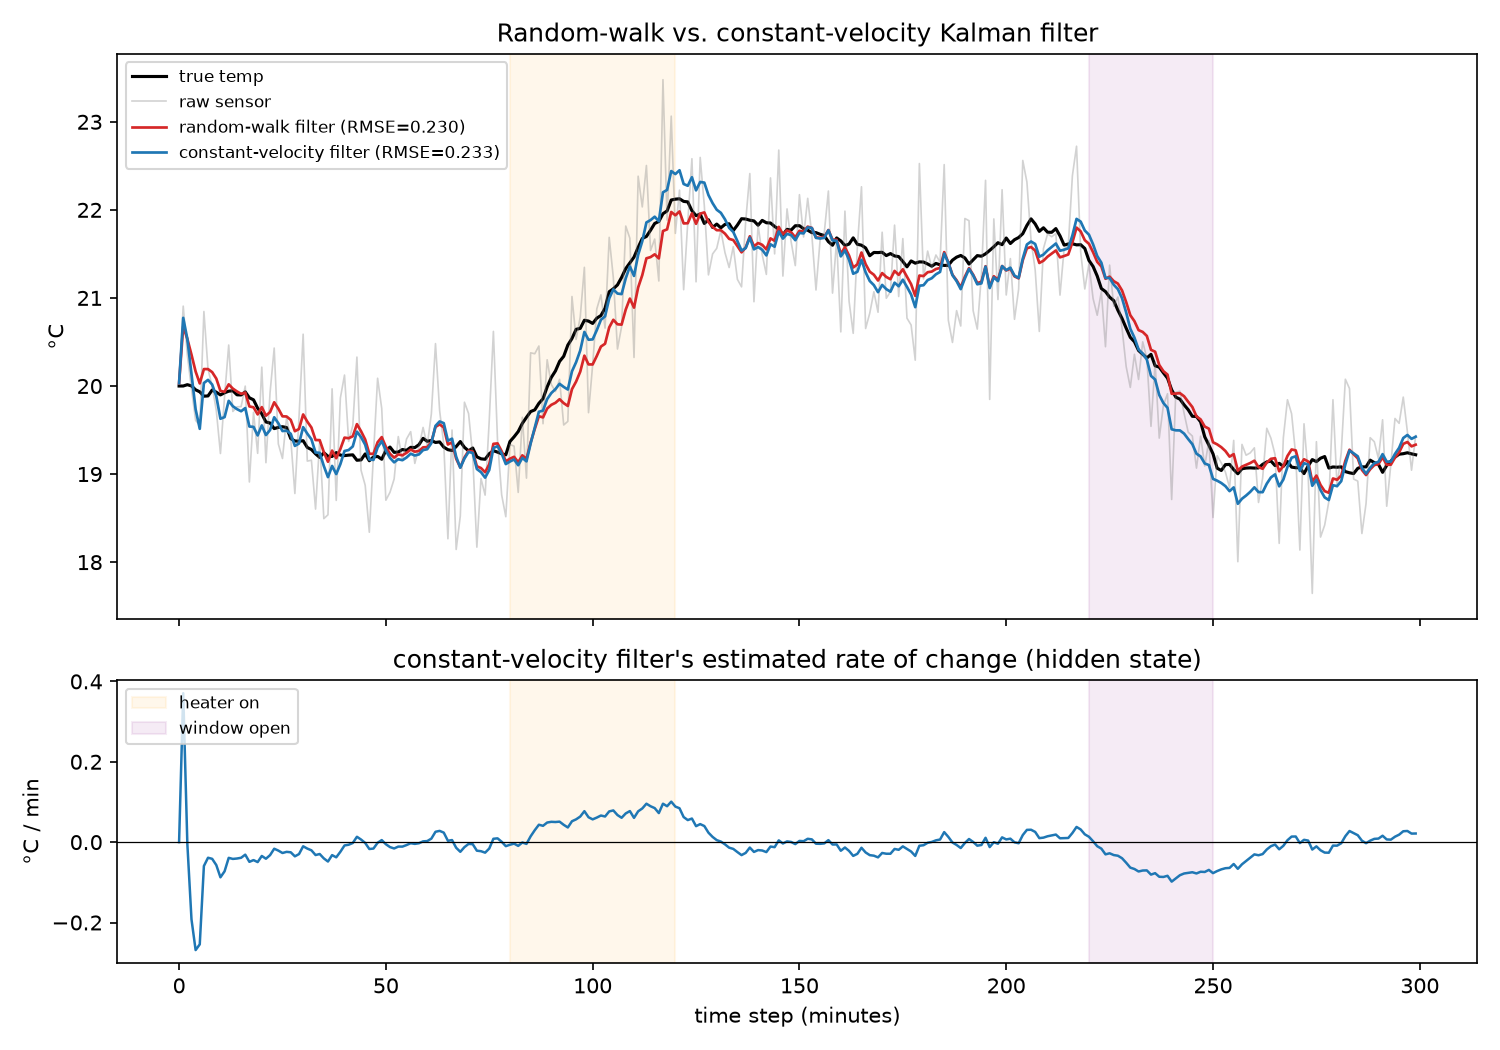

The Python source for this figure:
"""Constant-velocity (position + rate-of-change) Kalman filter vs. the plain
random-walk filter, on the same simulated thermostat data.

State vector x = [temp, rate_of_change]. The state equation says:

    temp_k  = temp_{k-1} + rate_{k-1} * dt
    rate_k  = rate_{k-1}

i.e. "assume the current trend continues," instead of the random walk's
"assume nothing changes." This lets the filter anticipate ramps (like the
heater turning on) instead of only reacting to them after the fact.

Run:
    source .venv/bin/activate
    python thermostat_cv_demo.py
"""

import numpy as np
import matplotlib.pyplot as plt

from kalman_1d import KalmanFilter1D
from kalman_nd import KalmanFilter
from thermostat_demo import true_temp, measurements, true_r, n_steps

dt = 1.0

# --- constant-velocity model matrices -------------------------------------
F = np.array([[1.0, dt],
              [0.0, 1.0]])
H = np.array([[1.0, 0.0]])
R = np.array([[true_r]])

# Discrete white-noise-acceleration process noise: q is the (tunable) power
# of random acceleration -- how much the *rate* is allowed to randomly
# change per step. This single scalar induces correlated noise on both
# position and velocity in a physically sensible way.
# (q=0.0001 found via tune_cv.py's grid search against ground-truth RMSE)
q = 0.0001
Q = q * np.array([[dt**4 / 4, dt**3 / 2],
                   [dt**3 / 2, dt**2]])

cv = KalmanFilter(
    x=np.array([measurements[0], 0.0]),
    P=np.diag([1.0, 1.0]),
    F=F, H=H, Q=Q, R=R,
)

# --- baseline: the well-tuned random-walk (position-only) filter from
#     thermostat_demo.py, for comparison -----------------------------------
rw = KalmanFilter1D(x=measurements[0], p=1.0, q=0.01, r=true_r)

cv_estimates = np.zeros(n_steps)
cv_velocity = np.zeros(n_steps)
rw_estimates = np.zeros(n_steps)
cv_estimates[0] = cv.x[0]
rw_estimates[0] = rw.x

for k in range(1, n_steps):
    x = cv.step(measurements[k])
    cv_estimates[k] = x[0]
    cv_velocity[k] = x[1]
    rw_estimates[k] = rw.step(measurements[k])

cv_rmse = float(np.sqrt(np.mean((cv_estimates - true_temp) ** 2)))
rw_rmse = float(np.sqrt(np.mean((rw_estimates - true_temp) ** 2)))
raw_rmse = float(np.sqrt(np.mean((measurements - true_temp) ** 2)))

print(f"raw sensor RMSE:               {raw_rmse:.3f}")
print(f"random-walk filter RMSE:       {rw_rmse:.3f}")
print(f"constant-velocity filter RMSE: {cv_rmse:.3f}")

# Lag check: how long after the heater starts (step 80) does each filter's
# estimate first cross 21.0C, vs. the true temp?
true_cross = next(k for k in range(80, n_steps) if true_temp[k] >= 21.0)
rw_cross = next((k for k in range(80, n_steps) if rw_estimates[k] >= 21.0), None)
cv_cross = next((k for k in range(80, n_steps) if cv_estimates[k] >= 21.0), None)
print(f"\ntrue temp crosses 21.0C at step {true_cross}")
print(f"random-walk filter crosses it at step {rw_cross}  (lag: {rw_cross - true_cross})")
print(f"constant-velocity filter crosses it at step {cv_cross}  (lag: {cv_cross - true_cross})")

# --- plot -------------------------------------------------------------------
t = np.arange(n_steps)
fig, axes = plt.subplots(2, 1, figsize=(10, 7), sharex=True,
                          gridspec_kw={"height_ratios": [2, 1]})

ax = axes[0]
ax.plot(t, true_temp, label="true temp", color="black", linewidth=1.5)
ax.plot(t, measurements, label="raw sensor", color="tab:gray", alpha=0.35, linewidth=0.8)
ax.plot(t, rw_estimates, label=f"random-walk filter (RMSE={rw_rmse:.3f})", color="tab:red", linewidth=1.3)
ax.plot(t, cv_estimates, label=f"constant-velocity filter (RMSE={cv_rmse:.3f})", color="tab:blue", linewidth=1.3)
ax.axvspan(80, 120, color="orange", alpha=0.08)
ax.axvspan(220, 250, color="purple", alpha=0.08)
ax.set_ylabel("°C")
ax.set_title("Random-walk vs. constant-velocity Kalman filter")
ax.legend(loc="upper left", fontsize=8)

ax = axes[1]
ax.plot(t, cv_velocity, color="tab:blue", linewidth=1.2)
ax.axhline(0, color="black", linewidth=0.6)
ax.axvspan(80, 120, color="orange", alpha=0.08, label="heater on")
ax.axvspan(220, 250, color="purple", alpha=0.08, label="window open")
ax.set_ylabel("°C / min")
ax.set_xlabel("time step (minutes)")
ax.set_title("constant-velocity filter's estimated rate of change (hidden state)")
ax.legend(loc="upper left", fontsize=8)

fig.tight_layout()
fig.savefig("thermostat_cv_demo.png", dpi=150)
print("\nSaved plot to thermostat_cv_demo.png")
